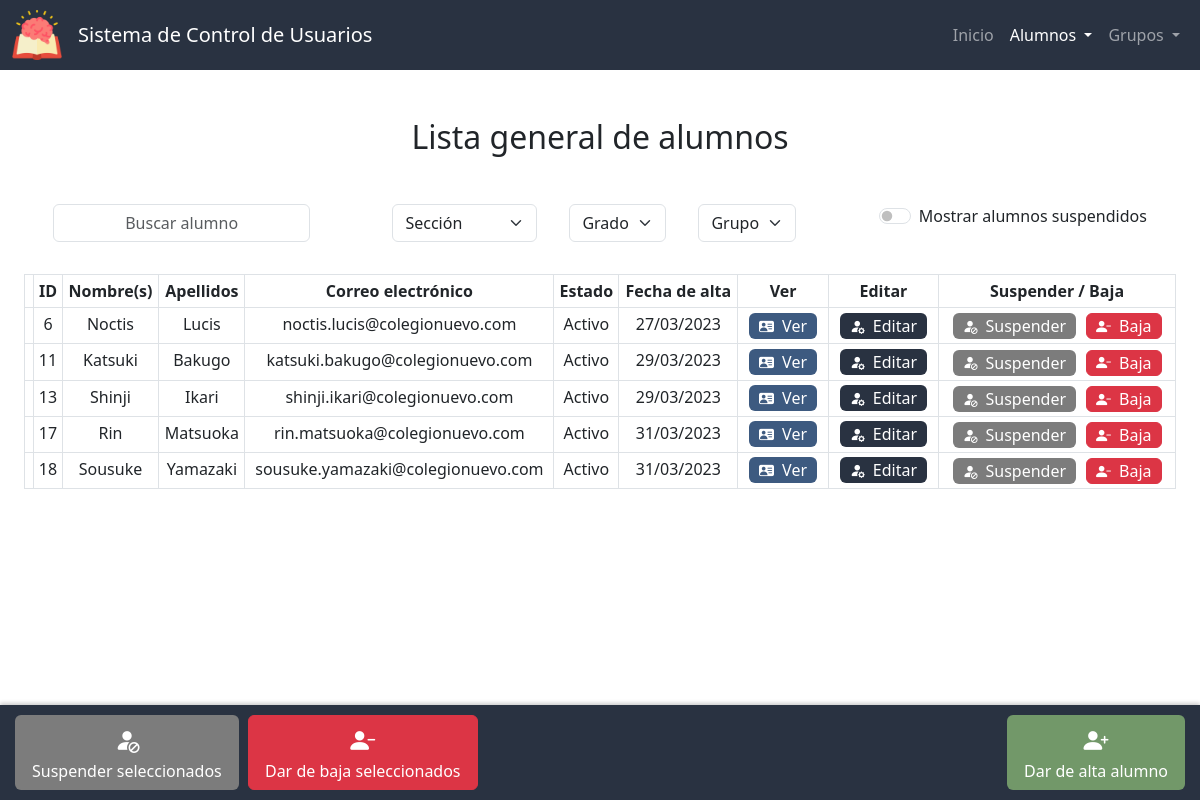
The page /lista_alumnos on the database its author committed.
### app.py (models this page shows, shortened)
class Alumnos(db.Model):
    id = db.Column(db.Integer, primary_key=True)
    nombre = db.Column(db.String(50), nullable=False)
    apellidos = db.Column(db.String(50), nullable=False)
    correo = db.Column(db.String(50), nullable=False, unique=True)
    estado = db.Column(db.Integer, nullable=False, default=0) # 0 - activo, 1 - suspendido, 2 - baja
    fecha_de_creacion = db.Column(db.DateTime, nullable=False, default=datetime.now)

### app.py (the view)
@app.route("/lista_alumnos", methods=["GET", "POST"])
def lista_alumnos():
    if request.method == "POST":
        grupo_actual = {}
        grupo_actual["seccion"] = request.form.get("seccion")
        grupo_actual["grado"] = request.form.get("grado")
        grupo_actual["grupo"] = request.form.get("grupo")
        suspendidos = True if request.form.get("suspendidos") == "on" else False
        estado = [0, 1] if suspendidos else [0]
        secciones = db.session.query(Grupos.seccion).distinct().all()
        if grupo_actual["seccion"] == "":
            lista = Alumnos.query.filter(Alumnos.estado.in_(estado)).all()
            return render_template("lista_alumnos.html", active="Lista de alumnos", lista=lista, estados=ESTADOSV, grupo_actual=None, secciones=secciones, grados=None, grupos=None, suspendidos=suspendidos)
        grados = db.session.query(Grupos.grado).filter_by(seccion=grupo_actual["seccion"]).distinct().order_by(Grupos.grado).all()
        if grupo_actual["grado"] != "" and grupo_actual["grupo"] != "":
            grupo_actual["grado"] = int(grupo_actual["grado"])
            query = db.session.query(Grupos.id).filter_by(seccion=grupo_actual["seccion"], grado=grupo_actual["grado"], grupo=grupo_actual["grupo"]).order_by(Grupos.grado).all()
            grupos = db.session.query(Grupos.grupo).filter_by(seccion=grupo_actual["seccion"], grado=grupo_actual["grado"]).distinct().order_by(Grupos.grupo).all()
        elif grupo_actual["grado"] != "":
            grupo_actual["grado"] = int(grupo_actual["grado"])
            query = db.session.query(Grupos.id).filter_by(seccion=grupo_actual["seccion"], grado=grupo_actual["grado"]).order_by(Grupos.grado).all()
            grupos = db.session.query(Grupos.grupo).filter_by(seccion=grupo_actual["seccion"], grado=grupo_actual["grado"]).distinct().order_by(Grupos.grupo).all()
        else:
            query = db.session.query(Grupos.id).filter_by(seccion=grupo_actual["seccion"]).order_by(Grupos.grado).all()
            grupos = None
        ids_grupo = []
        ids_alumno = []
        for i in query:
            ids_grupo.append(i[0])
        query_alumnos = db.session.query(alumnos_por_grupo.c.id_alumno).filter(alumnos_por_grupo.c.id_grupo.in_(ids_grupo)).distinct().all()
        for i in query_alumnos:
            ids_alumno.append(i[0])
        lista = Alumnos.query.filter(Alumnos.id.in_(ids_alumno), Alumnos.estado.in_(estado)).all()
        return render_template("lista_alumnos.html", active="Lista de alumnos", lista=lista, estados=ESTADOSV, grupo_actual=grupo_actual, secciones=secciones, grados=grados, grupos=grupos, suspendidos=suspendidos)
    else:
        estado = 0
        lista = Alumnos.query.filter(Alumnos.estado == estado).all()
        secciones = db.session.query(Grupos.seccion).distinct().all()
        return render_template("lista_alumnos.html", active="Lista de alumnos", lista=lista, estados=ESTADOSV, grupo_actual=None, secciones=secciones, grados=None, grupos=None)

### templates/lista_alumnos.html (shortened to what this page needs)
{% extends "layout.html" %}
{% block scripts %}
    <link href="https://unpkg.com/bootstrap-table@1.21.3/dist/bootstrap-table.min.css" rel="stylesheet">
{% endblock %}
{% block main %}
    <h2 class="mb-5">
        {% if grupo_actual %} Lista de {% else %} Lista general de alumnos {% endif %}
    </h2>
    <form id="form-buscar-grupo" action="/lista_alumnos" method="post">
        <div class="d-flex justify-content-around">
            <div class="mb-3 mx-3">
                <input autocomplete="off" class="form-control mx-auto w-auto" autofocus id="buscar" placeholder="Buscar alumno" type="text">
            </div>
            <div class="d-flex flex-row bd-highlight mb-3 justify-content-center">
                <div class="mb-3 mx-3">
                    <select class="select form-select mx-auto w-auto" name="seccion" id="seccion" required>
                        <option selected value="">Sección</option>
                    </select>
                </div>
                <div class="d-flex flex-row justify-content-center" {% if grupo_actual.seccion %} style="display:block" {% else %} style="display:none" {% endif %}>
                    <div class="mb-3 mx-3">
                        <select class="select form-select mx-auto w-auto" name="grado" id="grado" required>
                            <option selected value="">Grado</option>
                        </select>
                    </div>
                    <div class="mb-3 mx-3">
                        <select class="select form-select mx-auto w-auto" name="grupo" id="grupo" required>
                            <option selected value="">Grupo</option>
                        </select>
                    </div>
                </div>
            </div>
            <div class="mb-3 mx-3">
                <div class="form-check form-switch switch-primario">
                    <input class="form-check-input" type="checkbox" id="suspendidos" name="suspendidos" {% if suspendidos %} checked {% endif %}>
                    <label class="form-check-label" for="suspendidos">Mostrar alumnos suspendidos</label>
                </div>
            </div>
        </div>
    </form>
    <div id="alumnos-div" class="container-fluid">
        <table id="tabla-alumnos" class="table table-hover table-bordered table-sm"
        data-search="true" data-search-accent-neutralise="true" data-search-selector="#buscar"
        data-show-columns="true" data-show-columns-toggle-all="true"
        data-show-pagination-switch="true" data-show-toggle="true" data-show-fullscreen="true"
        data-buttons-class="" data-locale="es-MX" data-visible-search="true"
        data-page-list="[10, 25, 50, 100, All]" data-select-item-name="selectedItems">
            <thead id="thead" class="color-primario">
                <tr>
                    <th data-field="state" data-checkbox="true"></th>
                    <th data-sortable="true" scope="col" data-visible="false" >ID</th>
                    <th data-sortable="true" scope="col">Nombre(s)</th>
                    <th data-sortable="true" scope="col">Apellidos</th>
                    <th data-sortable="true" scope="col">Correo electrónico</th>
                    <th data-sortable="true" scope="col" class="col-movil">Estado</th>
                    <th data-sortable="true" scope="col" class="col-movil">Fecha de alta</th>
                    <th>Ver</th>
                    <th class="col-movil">Editar</th>
                    <th class="col-movil">Suspender / Baja</th>
                </tr>
            </thead>
            <tbody id="tbody">
                {% for i in lista %}
                    <tr {% if i.estado == 1 %} class="suspendido" {% endif %}>
                        <td></td>
                        <td>{{ i.id }}</td>
                        <td >{{ i.nombre }}</td>
                        <td>{{ i.apellidos }}</td>
                        <td>{{ i.correo }}</td>
                        <td>{{ estados[i.estado] }}</td>
                        <td>{{ i.fecha_de_creacion.strftime('%d/%m/%Y') }}</td>
                        <td>
                            <form action="/ver_alumno" method="get">
                                <button type="submit" class="edit btn ver" title="Ver alumno"><i class="bi-small bi bi-person-vcard-fill mx-1"></i><span class="mx-1 no-movil">Ver</span></button>
                            </form>
                        </td>
                        <td>
                            <form action="/editar_alumno" method="get">
                                <button type="submit" class="edit btn color-primario" title="Editar alumno"><i class="bi-small bi bi-person-fill-gear mx-1"></i><span class="mx-1 no-movil">Editar</span></button>
                            </form>
                        </td>
                        <td>
                            <div class="btn-group">
                                <form action="/suspender_alumno" method="post" {% if i.estado in (1,2) %} style="display:none;" {% else %} style="display:inline;" {% endif %}>
                                    <button type="submit" class="edit btn gris-oscuro" title="Suspender alumno"><i class="bi-small bi-person-fill-slash mx-1"></i><span class="mx-1 no-movil">Suspender</span></button>
                                </form>
                                <form id="form-eliminar-usuario" action="/eliminar_usuario" method="post">
                                    <button type="button" class="edit btn btn-danger" title="Eliminar alumno" onclick="confirmarEliminarUsuario('{{ i.id }}', '{{ i.nombre }}', '{{ i.apellidos }}')"><i class="bi-small bi bi-person-dash-fill mx-1"></i><span class="mx-1 no-movil">Baja</span></button>
                                </form>
                            </div>
                        </td>
                    </tr>
                {% endfor %}
            </tbody>
        </table>
    </div>
    <div class="botones-fijos d-flex justify-content-between">
        <div class="btn-group">
            <div>
                <button id="suspender-seleccionados" class="btn-big btn gris-oscuro" title="Suspender seleccionados"><i class="bi bi-person-fill-slash"></i><div class="mx-1 no-movil">Suspender seleccionados</div></button>
                <button id="eliminar-seleccionados" class="btn-big btn btn-danger" title="Dar de baja seleccionados"><i class="bi bi-person-dash-fill"></i><div class="mx-1 no-movil">Dar de baja seleccionados</div></button>
            </div>
        </div>
        <div>
            <form action="/alta_alumno">
                <button type="submit" class="btn-big btn verde" title="Dar de alta alumno"><i class="bi bi-person-plus-fill"></i><div class="mx-1 no-movil">Dar de alta alumno</div></button>
            </form>
        </div>
    </div>
{% endblock %}

### static/styles.css (style rules this page uses)
:root { --color-primario: #293241; --color-primario-active: #3b4f69; --color-primario-hover: #334458; --letra-primario: white; --letra-primario-inactive: #9A9EA5; --letra-primario-hover: #C9CBCF; --verde: #729869; --verde-active: #588559; --amarillo: #D69900; --amarillo-active: #b17900; --color-ver: #3D5A80; --color-ver-active: #5281a7; --gris: #a5a5a5; --gris-active: #969696; --gris-oscuro: #7c7c7c; --gris-oscuro-active: #646464; }
.color-primario { background-color: var(--color-primario); color: var(--letra-primario); }
.btn.edit { padding: 0 5px; }
.btn.edit, .btn-big { margin: 0 5px; transition: transform 0.2s ease-in-out; }
.btn-danger { margin: 0; }
.verde { background-color: var(--verde); color: var(--letra-primario); }
.gris-oscuro { background-color: var(--gris-oscuro); color: var(--letra-primario); }
.ver { background-color: var(--color-ver); color: var(--letra-primario); }
#grado, #grupo { width: 100px; }
.bi { font-size: 25px; color: var(--letra-primario); }
.bi-small { font-size: 15px; }
.d-flex { display: flex; flex-wrap: wrap; }
input { text-align: center; }
#alumnos-div { max-width: 1500px; justify-content: center; margin-bottom: 75px; }
.botones-fijos { position: fixed; bottom: 0; left: 0; right: 0; display: flex; justify-content: center; padding: 10px; background-color: var(--color-primario); box-shadow: 0 -2px 4px rgba(0, 0, 0, 0.2); }

### rows shown on the page
Alumnos: id "6", nombre "Noctis", apellidos "Lucis", correo "noctis.lucis@colegionuevo.com", estado "Activo", fecha_de_creacion "27/03/2023"
Alumnos: id "11", nombre "Katsuki", apellidos "Bakugo", correo "katsuki.bakugo@colegionuevo.com", estado "Activo", fecha_de_creacion "29/03/2023"
Alumnos: id "13", nombre "Shinji", apellidos "Ikari", correo "shinji.ikari@colegionuevo.com", estado "Activo", fecha_de_creacion "29/03/2023"
Alumnos: id "17", nombre "Rin", apellidos "Matsuoka", correo "rin.matsuoka@colegionuevo.com", estado "Activo", fecha_de_creacion "31/03/2023"
Alumnos: id "18", nombre "Sousuke", apellidos "Yamazaki", correo "sousuke.yamazaki@colegionuevo.com", estado "Activo", fecha_de_creacion "31/03/2023"
